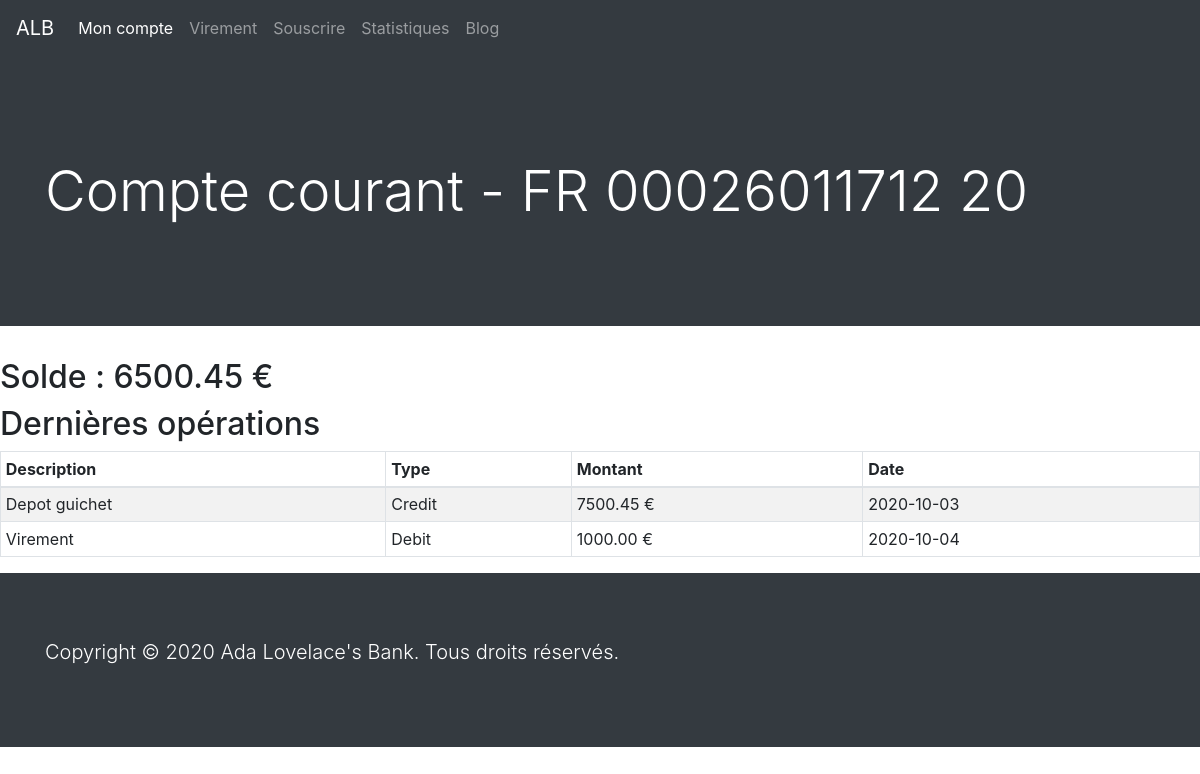
The page /account.php?account=2 (signed in) on the database its author committed.
### tables this page shows
CREATE TABLE alb_accounts (
		a_id TINYINT UNSIGNED NOT NULL AUTO_INCREMENT UNIQUE,
		a_user_id INT UNSIGNED NOT NULL,
		a_number VARCHAR(35) NOT NULL,
		a_type VARCHAR(20) NOT NULL,
		a_balance DECIMAL(11,2) NOT NULL,
		a_creation_date DATE NOT NULL,
		PRIMARY KEY (a_id),
		CONSTRAINT fk_user_id
			FOREIGN KEY (a_user_id)
			REFERENCES alb_users(u_id)
	);

CREATE TABLE alb_transactions (
		t_id INT UNSIGNED NOT NULL AUTO_INCREMENT UNIQUE,
		t_account_id TINYINT UNSIGNED NOT NULL,
		t_description VARCHAR(50) NOT NULL,
		t_type VARCHAR(10) NOT NULL,
		t_amount DECIMAL(11,2) NOT NULL,
		t_date DATE NOT NULL,
		PRIMARY KEY (t_id),
		CONSTRAINT fk_account_id
			FOREIGN KEY (t_account_id)
			REFERENCES alb_accounts(a_id)
	);

### page/database.php (called while the page is built, shortened)
<?php
function getAccount($db, $accountId) {
    $query = $db->prepare("SELECT * FROM alb_accounts WHERE a_id = :accountId");
    $query->execute(["accountId" => $accountId]);
    return $query->fetch(PDO::FETCH_ASSOC);
}
function getTransact($db, $accountId) {
    $query = $db->prepare("SELECT * FROM alb_transactions WHERE t_account_id = :accountId");
    $query->execute(["accountId" => $accountId]);
    return $query->fetchall(PDO::FETCH_ASSOC);
}

### account.php (the view, shortened to what this page needs)
<?php
  if(isset($_GET['account']) && !empty($_GET['account'])) {
    $accountId = htmlspecialchars($_GET['account']);
    require_once "page/database.php";
    $db = dbConnect();
    $account = getAccount($db, $accountId);
    $transact = getTransact($db, $accountId);
  }
  $title = $account['a_type'] . " - " . $account['a_number'];
  include "page/header.php";
?>
  <main class="table-responsive">
    <h2>Solde : <?= $account['a_balance'] ?> €</h2>
    <h2>Dernières opérations</h2>
    <table class="table table-striped table-bordered table-sm">
      <thead>
      <tr>
          <th class="th-sm">Description</th>
          <th class="th-sm">Type</th>
          <th class="th-sm">Montant</th>
          <th class="th-sm">Date</th>
        </tr>
      </thead>
      <tbody>
        <?php foreach ($transact as $key => $value) { ?>
          <tr>
            <td><?= $value['t_description'] ?></td>
            <td><?= $value['t_type'] ?></td>
            <td><?= $value['t_amount'] ?> €</td>
            <td><?= $value['t_date'] ?></td>
          </tr>
        <?php } ?>
      </tbody>
    </table>
  </main>
<?php
  include "page/footer.php";
?>

### page/header.php (shortened to what this page needs)
<!doctype html>
<html class="no-js" lang="fr">
<head>
  <link rel="stylesheet" href="https://stackpath.bootstrapcdn.com/bootstrap/4.5.2/css/bootstrap.min.css">
  <link rel="stylesheet" href="css/normalize.css">
  <link rel="stylesheet" href="css/main.css">
</head>
<body>
  <nav class="navbar navbar-expand-lg navbar-dark bg-dark">
    <a class="navbar-brand" href="#">ALB</a>
    <div class="collapse navbar-collapse" id="navbarNavAltMarkup">
      <div class="navbar-nav">
        <a class="nav-link active" href="index.php">Mon compte<span class="sr-only">(current)</span></a>
        <a class="nav-link" href="virements.php">Virement</a>
        <a class="nav-link" href="souscrire.php">Souscrire</a>
        <a class="nav-link" href="statistiques.php">Statistiques</a>
        <a class="nav-link" href="blog.php">Blog</a>
      </div>
    </div>
  </nav>
  <header class="jumbotron jumbotron-fluid text-white bg-dark">
    <div class="container">
      <h1 class="display-4"><?php echo $title ?></h1>
    </div>
  </header>

### css/main.css (style rules this page uses)
html { color: #222; font-size: 1em; line-height: 1.4; }

### rows shown on the page
alb_accounts: title "Compte courant - FR 00026011712 20", a_balance "6500.45"
alb_transactions: t_description "Depot guichet", t_type "Credit", t_amount "7500.45", t_date "2020-10-03"
alb_transactions: t_description "Virement", t_type "Debit", t_amount "1000.00", t_date "2020-10-04"
